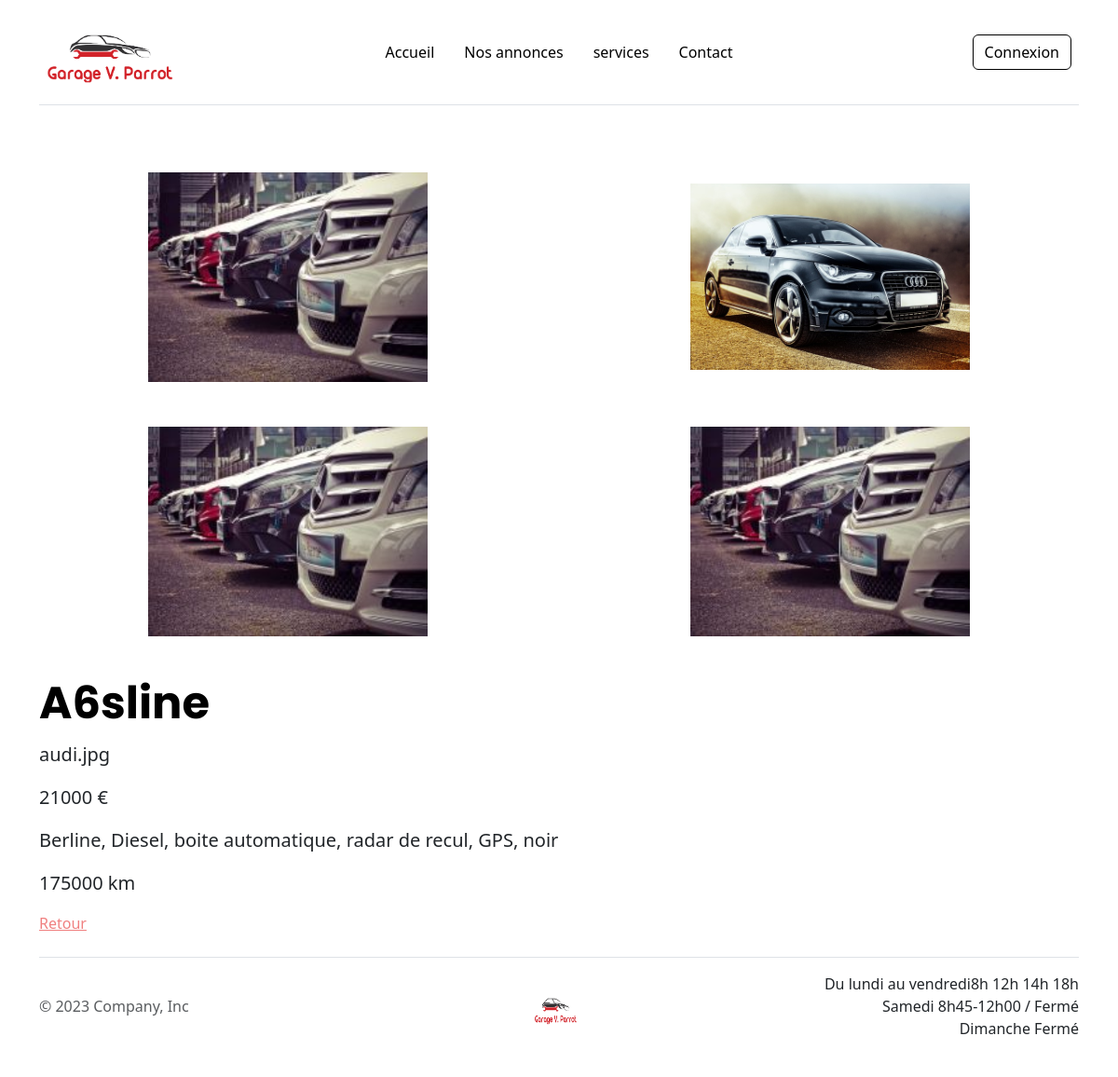
Page /annonce.php?id=7 on the committed database.
### tables this page shows
CREATE TABLE IF NOT EXISTS `vehicules` (
  `id` int(11) NOT NULL AUTO_INCREMENT,
  `mark` varchar(255) NOT NULL, 
  `title` varchar(255) NOT NULL,
  `price` text NOT NULL,
  `km` text NOT NULL,
  `year` text NOT NULL,
  `content` TEXT NOT NULL,
  `image` varchar(255) DEFAULT NULL,
  `image1` varchar(255) DEFAULT NULL,
  `image2` varchar(255) DEFAULT NULL,
  `image3` varchar(255) DEFAULT NULL,
  PRIMARY KEY (`id`)
);

### lib/annonce.php (called while the page is built, shortened)
<?php
function getAnnonceById(PDO $pdo, int $id):array|bool
{
    $query = $pdo->prepare("SELECT * FROM vehicules WHERE id = :id");
    $query->bindValue(":id", $id, PDO::PARAM_INT);
    $query->execute();
    return $query->fetch(PDO::FETCH_ASSOC);
}
function getAnnonceImage(string|null $image)
{
    if($image === null){
        return _ASSETS_IMAGES_FOLDER_."annonce_default.jpg";
        } else {
            return _ANNONCES_IMAGES_FOLDER_.$image;
        }
}

### annonce.php (the view, shortened to what this page needs)
<?php
require_once __DIR__ . "/lib/pdo.php";
require_once __DIR__ . "/lib/annonce.php";
if (isset($_GET['id']) && is_numeric($_GET['id'])) {
    $id = intval($_GET['id']);
    $annonce = getAnnonceById($pdo, $id);
} else {
    echo "L'identifiant de l'annonce n'est pas présent dans l'URL.";
}
require_once __DIR__ . "/templates/header.php";
?>
<div class="row flex-lg-row-reverse align-items-center g-5 py-5">
    <div class="col-4 col-sm-8 col-lg-6">
        <img src="<?=getAnnonceImage($annonce['image'])?>" class=" d-block mx-lg-auto img-fluid" width=" 300"
            height="300" loading="lazy">
    </div>
    <div class="col-4 col-sm-8 col-lg-6">
        <img src="<?=getAnnonceImage($annonce['image1'])?>" class="d-block mx-lg-auto img-fluid" width="300"
            height="300" loading="lazy">
    </div>
    <div class="col-4 col-sm-8 col-lg-6">
        <img src="<?=getAnnonceImage($annonce['image2'])?>" class="d-block mx-lg-auto img-fluid" width="300"
            height="300" loading="lazy">
    </div>
    <div class="col-4 col-sm-8 col-lg-6">
        <img src="<?=getAnnonceImage($annonce['image3'])?>" class="d-block mx-lg-auto img-fluid" width="300"
            height="300" loading="lazy">
    </div>
</div>
<div class="col-lg-6">
    <h1 class="display-5 fw-bold text-body-emphasis lh-1 mb-3">
        <?=$annonce['title']?>
    </h1>
    <p class=" lead"><?=$annonce['image'] ?></p>
    <p class=" lead"><?=$annonce['price'] ?></p>
    <p class=" lead"><?=$annonce['content'] ?></p>
    <p class=" lead"><?=$annonce['km'] ?></p>
    <div class="d-grid gap-2 d-md-flex justify-content-md-start">
        <a href="nos_annonces.php">Retour</a>
    </div>
    <?php require_once __DIR__ . "/templates/footer.php"; ?>

### templates/header.php (shortened to what this page needs)
<?php
$mainMenu = [
    'index.php' => 'Accueil',
    'nos_annonces.php' => 'Nos annonces',
    'nos_services.php' => 'services',
    'contact.php' => 'Contact',
];
?>
<!DOCTYPE html>
<html lang="en">
<head>
    <link href="https://cdn.jsdelivr.net/npm/bootstrap@5.3.1/dist/css/bootstrap.min.css" rel="stylesheet"
>
    <link rel="stylesheet" href="../assets/css/override-bootsrap.css">
    <link rel="stylesheet" href="../assets/css/style.css">
</head>
<body>
    <div class="container">
        <header
            class="d-flex flex-wrap align-items-center justify-content-center justify-content-md-between py-3 mb-4 border-bottom">
            <div class="col-md-3 mb-2 mb-md-0">
                <a href="/" class="d-inline-flex link-body-emphasis text-decoration-none">
                    <img src="assets/images/logo.png" alt="logo" width="150">
                </a>
            </div>
            <ul class="nav nav-pills">
                <?php foreach ($mainMenu as $page => $titre) { ?>
                <li class="nav-item"><a href="<?= $page; ?>"
                        class="nav-link <?php if (basename($_SERVER['SCRIPT_NAME']) === $page) { echo 'active';} ?>"><?= $titre; ?></a>
                </li>
                <?php } ?>
            </ul>
            <div class="col-md-3 text-end">
                <?php if (isset($_SESSION['user'])) { ?>
                <a href="logout.php" class="btn btn-outline-primary me-2">Déconnexion</a>
                <?php } else { ?>
                <a href="login.php" class="btn btn-outline-primary me-2">Connexion</a>
                <?php } ?>
            </div>
        </header>
        <main>

### templates/footer.php (shortened to what this page needs)
</main>
</body>
<footer class="d-flex flex-wrap justify-content-between align-items-center py-3 my-4 border-top">
    <p class="col-md-4 mb-0 text-body-secondary">© 2023 Company, Inc</p>
    <a href="/"
        class="col-md-4 d-flex align-items-center justify-content-center mb-3 mb-md-0 me-md-auto link-body-emphasis text-decoration-none">
        <img src="../assets/images/logo.png" class="bi me-2" width="50" height="40">
    </a>
    <ul class="nav col-md-3 justify-content-end">
        <li class="">Du lundi au vendredi</li>
        <li class="">8h 12h 14h 18h</li>
        <li class="">Samedi 8h45-12h00 / Fermé</li>
        <li class="">Dimanche Fermé</li>
    </ul>
</footer>
</html>

### assets/css/override-bootsrap.css (style rules this page uses)
:root { --primary: #000000; --secondary: #FF0000; --success: #28a745; --danger: #dc3545; --warning: #fd7e14; --info: #17a2b8; --light: #f8f9fa; --dark: #343a40; --bs-nav-link-color: var(--primary); --bs-link-color: var(--primary); --bs-link-hover-color: var(--secondary); }
.btn-outline-primary { --bs-btn-color: var(--primary); --bs-btn-border-color: var(--primary); --bs-btn-hover-color: #fff; --bs-btn-hover-bg: var(--secondary); --bs-btn-hover-border-color: var(--primary); --bs-btn-focus-shadow-rgb: 13,110,253; --bs-btn-active-color: #fff; --bs-btn-active-bg: var(--primary); --bs-btn-active-border-color: var(--primary); --bs-btn-active-shadow: inset 0 3px 5px rgba(0, 0, 0, 0.125); --bs-btn-disabled-color: var(--primary); --bs-btn-disabled-bg: transparent; --bs-btn-disabled-border-color: var(--primary); --bs-gradient: none; }
.nav-pills { --bs-nav-pills-border-radius: 0.375rem; --bs-nav-pills-link-active-color: #fff; --bs-nav-pills-link-active-bg: var(--primary); }
h1 { color: var(--primary); }

### assets/css/style.css (style rules this page uses)
h1 { font-family: 'Poppins', sans-serif; }
a { color:#F08080; }

### rows in the picture
vehicules: image (picture), title "A6sline", image "audi.jpg", price "21000 €", content "Berline, Diesel, boite automatique, radar de recul, GPS, noir", km "175000 km"

### other values in the picture
$titre "Accueil"
$titre "Nos annonces"
$titre "services"
$titre "Contact"
